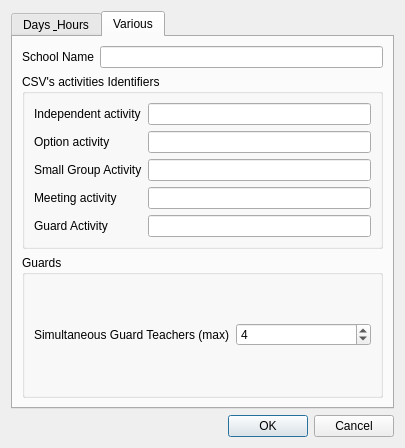
<?xml version="1.0" encoding="UTF-8"?>
<ui version="4.0">
 <class>Dialog</class>
 <widget class="QDialog" name="Dialog">
  <property name="geometry">
   <rect>
    <x>0</x>
    <y>0</y>
    <width>405</width>
    <height>448</height>
   </rect>
  </property>
  <property name="windowTitle">
   <string>Configure Dialog</string>
  </property>
  <layout class="QVBoxLayout" name="verticalLayout">
   <item>
    <widget class="QTabWidget" name="tabWidget">
     <property name="currentIndex">
      <number>1</number>
     </property>
     <widget class="QWidget" name="dayshours">
      <attribute name="title">
       <string>Days &amp; Hours</string>
      </attribute>
      <layout class="QGridLayout" name="gridLayout">
       <item row="0" column="0">
        <widget class="QLabel" name="label">
         <property name="text">
          <string>Number of Days</string>
         </property>
        </widget>
       </item>
       <item row="0" column="1">
        <widget class="QLabel" name="label_3">
         <property name="text">
          <string>Number of Hours</string>
         </property>
        </widget>
       </item>
       <item row="1" column="0">
        <widget class="QSpinBox" name="nDays">
         <property name="toolTip">
          <string>Number of days in the school week</string>
         </property>
         <property name="minimum">
          <number>1</number>
         </property>
         <property name="value">
          <number>5</number>
         </property>
        </widget>
       </item>
       <item row="1" column="1">
        <widget class="QSpinBox" name="nHours">
         <property name="toolTip">
          <string>Number of hours each day (max, then they can be blocked in fet)</string>
         </property>
         <property name="minimum">
          <number>1</number>
         </property>
         <property name="value">
          <number>8</number>
         </property>
        </widget>
       </item>
       <item row="2" column="0">
        <widget class="QListWidget" name="dayNames">
         <property name="toolTip">
          <string>Name of the days of the week</string>
         </property>
        </widget>
       </item>
       <item row="2" column="1">
        <widget class="QListWidget" name="hourNames">
         <property name="toolTip">
          <string>Name or text to be displayed for each hour</string>
         </property>
        </widget>
       </item>
       <item row="3" column="0">
        <widget class="QPushButton" name="addDay">
         <property name="toolTip">
          <string>Add another day to the list</string>
         </property>
         <property name="text">
          <string>Add Day</string>
         </property>
        </widget>
       </item>
       <item row="3" column="1">
        <widget class="QPushButton" name="addHour">
         <property name="toolTip">
          <string>Add another hour to the list</string>
         </property>
         <property name="text">
          <string>Add Hour</string>
         </property>
        </widget>
       </item>
       <item row="4" column="0">
        <widget class="QPushButton" name="removeDay">
         <property name="toolTip">
          <string>Remove the selected day from the list</string>
         </property>
         <property name="text">
          <string>Remove Day</string>
         </property>
        </widget>
       </item>
       <item row="4" column="1">
        <widget class="QPushButton" name="removeHour">
         <property name="toolTip">
          <string>Remove the selected hour from the list</string>
         </property>
         <property name="text">
          <string>Remove Hour</string>
         </property>
        </widget>
       </item>
      </layout>
      <zorder>label</zorder>
      <zorder>label_3</zorder>
      <zorder>nDays</zorder>
      <zorder>nHours</zorder>
      <zorder>dayNames</zorder>
      <zorder>hourNames</zorder>
      <zorder>addDay</zorder>
      <zorder>removeDay</zorder>
      <zorder>addHour</zorder>
      <zorder>removeHour</zorder>
     </widget>
     <widget class="QWidget" name="various">
      <attribute name="title">
       <string>Various</string>
      </attribute>
      <layout class="QGridLayout" name="gridLayout_4">
       <item row="0" column="0">
        <widget class="QLabel" name="label_2">
         <property name="text">
          <string>School Name</string>
         </property>
        </widget>
       </item>
       <item row="0" column="1">
        <widget class="QLineEdit" name="schoolname">
         <property name="toolTip">
          <string>School name that will apears in fet file</string>
         </property>
        </widget>
       </item>
       <item row="1" column="0" colspan="2">
        <widget class="QGroupBox" name="groupBox">
         <property name="title">
          <string>CSV's activities Identifiers</string>
         </property>
         <layout class="QGridLayout" name="gridLayout_2">
          <item row="0" column="0">
           <widget class="QLabel" name="label_4">
            <property name="text">
             <string>Independent activity</string>
            </property>
           </widget>
          </item>
          <item row="0" column="1">
           <widget class="QLineEdit" name="independentActivity">
            <property name="toolTip">
             <string>Activities that are not linked with others</string>
            </property>
           </widget>
          </item>
          <item row="1" column="0">
           <widget class="QLabel" name="label_5">
            <property name="text">
             <string>Option activity</string>
            </property>
           </widget>
          </item>
          <item row="1" column="1">
           <widget class="QLineEdit" name="optionActivity">
            <property name="toolTip">
             <string>Activities that students can choose among several of them</string>
            </property>
           </widget>
          </item>
          <item row="2" column="0">
           <widget class="QLabel" name="label_8">
            <property name="text">
             <string>Small Group Activity</string>
            </property>
           </widget>
          </item>
          <item row="2" column="1">
           <widget class="QLineEdit" name="smallgroupActivity">
            <property name="toolTip">
             <string>Activities that are tought with 3 teachers simultaneously in 2 groups making smaller groups</string>
            </property>
           </widget>
          </item>
          <item row="3" column="0">
           <widget class="QLabel" name="label_6">
            <property name="text">
             <string>Meeting activity</string>
            </property>
           </widget>
          </item>
          <item row="3" column="1">
           <widget class="QLineEdit" name="meetingActivity">
            <property name="toolTip">
             <string>Teachers meetings</string>
            </property>
           </widget>
          </item>
          <item row="4" column="0">
           <widget class="QLabel" name="label_7">
            <property name="text">
             <string>Guard Activity</string>
            </property>
           </widget>
          </item>
          <item row="4" column="1">
           <widget class="QLineEdit" name="guardActivity">
            <property name="toolTip">
             <string>Teachers to guard when others can't be in their classes</string>
            </property>
           </widget>
          </item>
         </layout>
        </widget>
       </item>
       <item row="2" column="0" colspan="2">
        <widget class="QGroupBox" name="groupBox_2">
         <property name="title">
          <string>Guards</string>
         </property>
         <layout class="QGridLayout" name="gridLayout_3">
          <item row="0" column="0">
           <widget class="QLabel" name="label_9">
            <property name="text">
             <string>Simultaneous Guard Teachers (max)</string>
            </property>
           </widget>
          </item>
          <item row="0" column="1">
           <widget class="QSpinBox" name="nguards">
            <property name="toolTip">
             <string>How many teachers have to be on guard each hour. Max, then the rest can be deleted.</string>
            </property>
            <property name="minimum">
             <number>1</number>
            </property>
            <property name="value">
             <number>4</number>
            </property>
           </widget>
          </item>
         </layout>
        </widget>
       </item>
      </layout>
     </widget>
    </widget>
   </item>
   <item>
    <widget class="QDialogButtonBox" name="buttonBox">
     <property name="orientation">
      <enum>Qt::Horizontal</enum>
     </property>
     <property name="standardButtons">
      <set>QDialogButtonBox::Cancel|QDialogButtonBox::Ok</set>
     </property>
    </widget>
   </item>
  </layout>
 </widget>
 <resources/>
 <connections>
  <connection>
   <sender>buttonBox</sender>
   <signal>accepted()</signal>
   <receiver>Dialog</receiver>
   <slot>accept()</slot>
   <hints>
    <hint type="sourcelabel">
     <x>248</x>
     <y>254</y>
    </hint>
    <hint type="destinationlabel">
     <x>157</x>
     <y>274</y>
    </hint>
   </hints>
  </connection>
  <connection>
   <sender>buttonBox</sender>
   <signal>rejected()</signal>
   <receiver>Dialog</receiver>
   <slot>reject()</slot>
   <hints>
    <hint type="sourcelabel">
     <x>316</x>
     <y>260</y>
    </hint>
    <hint type="destinationlabel">
     <x>286</x>
     <y>274</y>
    </hint>
   </hints>
  </connection>
 </connections>
</ui>
